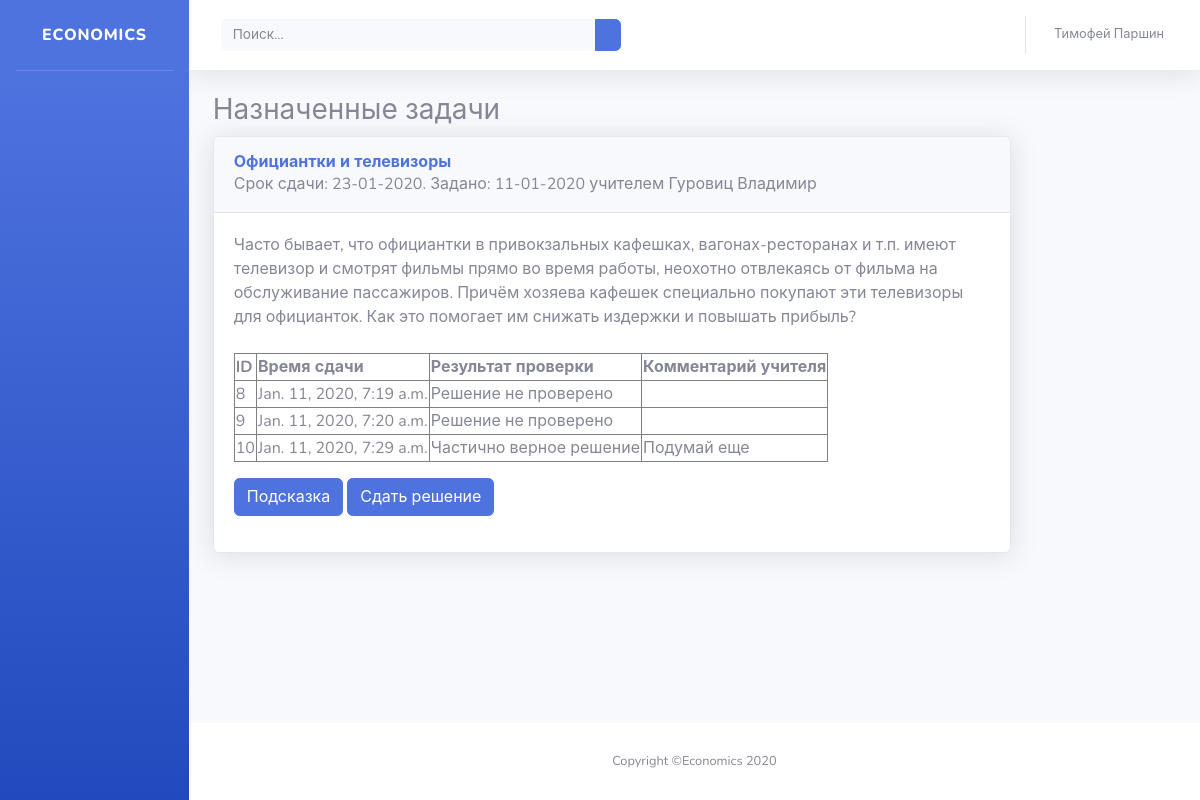
Before: /problems/ (signed in) with the older database file.
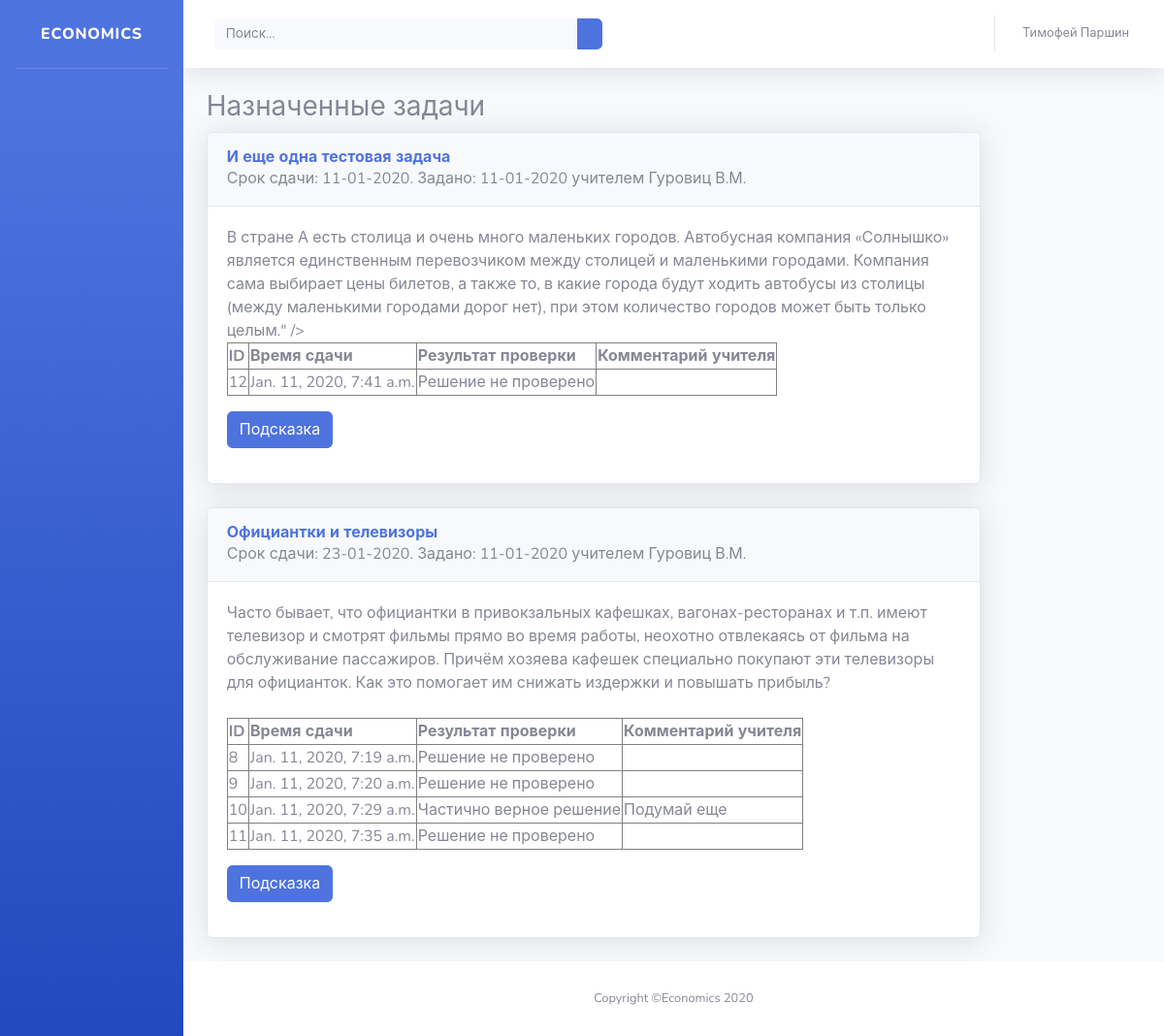
After: the same page with the newer database file.
### problems/models.py (models this page shows, shortened)
class Assignment(models.Model):
    person = models.ForeignKey(User, on_delete=models.CASCADE, verbose_name='Кому задано')
    problem = models.ForeignKey(Problem, on_delete=models.CASCADE, verbose_name='Задача')
    date_assigned = models.DateField('Когда задано', auto_now_add=True, blank=False)
    date_deadline = models.DateField('Сдать до', blank=True, null=True)
    assigned_by = models.ForeignKey(User, on_delete=models.CASCADE, related_name='assigner', verbose_name='Кем задано')
    status = models.IntegerField('Статус', choices = STATUS_CHOICES, null=False, blank=False, default=0)
    class Meta:
        ordering = ['date_assigned']

class Problem(models.Model):
    name = models.CharField('Название', max_length=200)
    task = RichTextUploadingField('Условие')
    short_answer = models.CharField('Ответ (для автоматической проверки)', max_length=200, blank=True)
    solution = RichTextUploadingField('Решение', blank=True)
    hint = RichTextUploadingField('Подсказка', blank=True)
    topics = models.ManyToManyField(Topic, related_name="problems", verbose_name='Темы')
    assignments = models.ManyToManyField(User, through='Assignment', through_fields=['problem', 'person'])
    class Meta:
        ordering = ['id']

class Submit(models.Model):
    assignment = models.ForeignKey(Assignment, on_delete=models.CASCADE, verbose_name='Назначенная задача', related_name='submits')
    short_answer = models.CharField('Ответ (для автоматической проверки)', max_length=200, blank=True)
    solution = RichTextUploadingField('Решение', blank=True)
    submit_datetime = models.DateTimeField('Время и дата сдачи решения', auto_now_add=True, blank=False)
    verdict = models.IntegerField('Результат проверки', choices=VERDICT_CHOICES, blank=False, null=False, default=-1)
    teacher_comment = models.TextField('Комментарий учителя', blank=True)

### problems/views.py (the view)
# urls.py: path('', views.index, name='index'),
def index(request):
    if request.user.groups.filter(name='teachers').exists():
        students = User.objects.filter(groups__name='students')
        topics = Topic.objects.all()
        problems = dict()
        for topic in topics:
            problems[topic.id] = topic.problems.all()
        topic = Topic.objects.get(id=1);
        context = {'problems': problems,
                   'students': students,
                   'topic': topic}
        return render(request, 'problems/sb/index_teacher.html', context)
    elif request.user.groups.filter(name='students').exists():
        assigned_problems = Assignment.objects.filter(person=request.user).order_by('date_deadline')
        form = SubmitForm()
        context = {'assigned_problems': assigned_problems, 'form': form,}
        return render(request, 'problems/sb/index_student.html', context)
    else:
        return render(request, 'problems/sb/login.html', {})

### problems/forms.py
class SubmitForm(forms.ModelForm):
    class Meta:
        model = Submit
        fields = ('short_answer','solution',)

### problems/templates/problems/sb/index_student.html (shortened to what this page needs)
{% load static %}
<!DOCTYPE html>
<html lang="en">
<head>
  <link src="{% static 'problems/sb/vendor/fontawesome-free/css/all.min.css' %}" rel="stylesheet" type="text/css">
  <link href="{% static 'problems/sb/css/sb-admin-2.min.css' %}" rel="stylesheet">
</head>
<body id="page-top">
  <div id="wrapper">
    <ul class="navbar-nav bg-gradient-primary sidebar sidebar-dark accordion" id="accordionSidebar">
      <a class="sidebar-brand d-flex align-items-center justify-content-center" href="/problems">
        <div>Economics</div>
      </a>
      <hr class="sidebar-divider my-0">
    </ul>
    <div id="content-wrapper" class="d-flex flex-column">
      <div id="content">
        <nav class="navbar navbar-expand navbar-light bg-white topbar mb-4 static-top shadow">
          <form class="d-none d-sm-inline-block form-inline mr-auto ml-md-3 my-2 my-md-0 mw-100 navbar-search">
            <div class="input-group">
              <input type="text" class="form-control bg-light border-0 small" placeholder="Поиск..." aria-label="Search" aria-describedby="basic-addon2">
              <div class="input-group-append">
                <button class="btn btn-primary" type="button">
                </button>
              </div>
            </div>
          </form>
          <ul class="navbar-nav ml-auto">
            <li class="nav-item dropdown no-arrow">
              <a class="nav-link dropdown-toggle" href="#" id="userDropdown" role="button" data-toggle="dropdown" aria-haspopup="true" aria-expanded="false">
                <span class="mr-2 d-none d-lg-inline text-gray-600 small">{{ request.user.first_name }} {{ request.user.last_name }}</span>
              </a>
            </li>
          </ul>
        </nav>
          <div class="container-fluid">
                  <div class="row">
                      <div class="col-10">
                          <h3>Назначенные задачи</h3>
                          <div id="problems">
                              {% autoescape off %}
                              {% include "problems/assigned_list.html" %}
                              {% endautoescape %}
                          </div>
                      </div>
                  </div>
              </div>
      </div>
      <footer class="sticky-footer bg-white">
        <div class="container my-auto">
          <div class="copyright text-center my-auto">
            <span>Copyright &copy;Economics 2020</span>
          </div>
        </div>
      </footer>
    </div>
  </div>
</body>
</html>

### problems/templates/problems/assigned_list.html (shortened to what this page needs)
{% for assigned in assigned_problems %}
<div class="problem_in_list">
    <div class="card shadow mb-4">
        <a class="d-block card-header py-3" role="button" aria-expanded="true" aria-controls="collapseCardExample">
          <nobr><h6 class="m-0 font-weight-bold text-primary">
              {{ assigned.problem.name }}
          </h6>
              {% if assigned.date_deadline %}
                Срок сдачи: {{ assigned.date_deadline|date:"d-m-Y" }}.
              {% endif %}
              Задано: {{ assigned.date_assigned|date:"d-m-Y" }} учителем {{ assigned.assigned_by.last_name }} {{ assigned.assigned_by.first_name }}</nobr>
        </a>
        <div class="collapse show" id="collapseCardExample">
          <div class="card-body">
            <div class="task">
                {{ assigned.problem.task }}
            </div>
            <div class="problem_links">
                <br>
                {% if assigned.submits.all %}
                    <table border="1">
                        <tr>
                            <th>ID</th>
                            <th>Время сдачи</th>
                            <th>Результат проверки</th>
                            <th>Комментарий учителя</th>
                        </tr>
                        {% for submit in assigned.submits.all %}
                            <tr>
                                <td>{{ submit.id }}</td>
                                <td>{{ submit.submit_datetime }}</td>
                                <td>{{ submit.get_verdict_display }}</td>
                                <td>{{ submit.teacher_comment }}</td>
                            </tr>
                        {% endfor %}
                    </table>
                {% endif %}
                <a class="btn btn-primary" data-toggle="collapse" href="#hint-{{ assigned.id }}" role="button" aria-expanded="false" aria-controls="collapseExample">Подсказка</a>
                {% if assigned.status != 1 %}
                    <a class="btn btn-primary" data-toggle="collapse" href="#submit-{{ assigned.id }}" role="button" aria-expanded="false" aria-controls="collapseExample">Сдать решение</a>
                {% endif %}
            </div>
          </div>
        </div>
    </div>
</div>
{% endfor %}

Changed rows visible on the page:
added Assignment: problem.name "И еще одна тестовая задача", date_deadline "11-01-2020", date_assigned "11-01-2020", assigned_by.last_name "Гуровиц", assigned_by.first_name "В.М.", problem.task "В стране А есть столица и очень много маленьких городов. Автобусная компания «Солнышко» является единственным перевозчиком между столицей и маленькими городами. Компания сама выбирает цены билетов, а также то, в какие города будут ходить автобусы из столицы (между маленькими городами дорог нет), при этом количество городов может быть только целым.\" />"
added Submit: id "12", submit_datetime "Jan. 11, 2020, 7:41 a.m.", verdict "Решение не проверено", shown under "И еще одна тестовая задача"
changed Assignment "Официантки и телевизоры": assigned_by.first_name "Владимир" → "В.М."; no longer shows "Сдать решение"
added Submit: id "11", submit_datetime "Jan. 11, 2020, 7:35 a.m.", verdict "Решение не проверено", shown under Assignment "Официантки и телевизоры"
